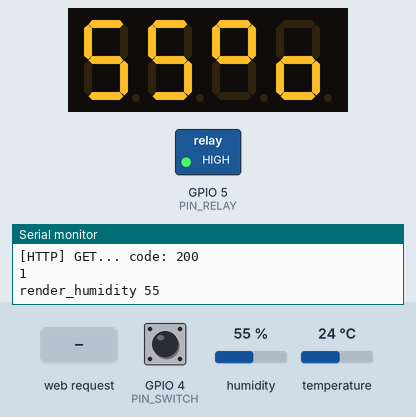
Bench run of a sketch on a simulated ESP8266 (NodeMCU). Parts: 4-digit seven-segment display, switched loads named in the sketch (green lamp = pin HIGH), the last lines printed to the serial monitor. Inputs (shaded band) come from the test bench; at power-on: GPIO 4 (PIN_SWITCH) HIGH, humidity 55 %, temperature 24 °C. WiFi joins after 1.5 s; servers stay silent unless stated; web services answer with replies made up by the test bench.

Above: at 3.1 s.
3.2 s: GPIO 4 (PIN_SWITCH) pulled LOW for 0.15 s
At 5.7 s:
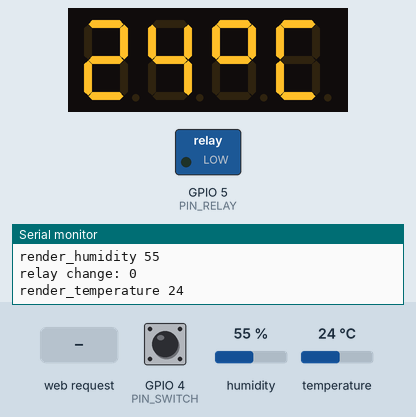
6.3 s: HTTP request GET /switch received
At 6.8 s:
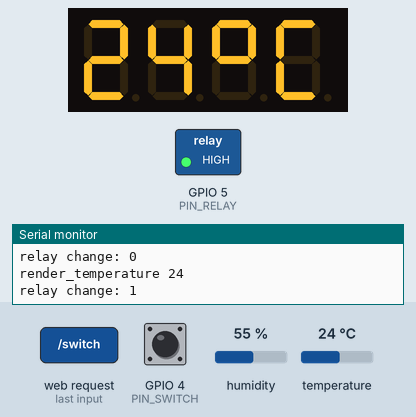
9.3 s: GPIO 4 (PIN_SWITCH) pulled LOW for 3.2 s
At 9.8 s:
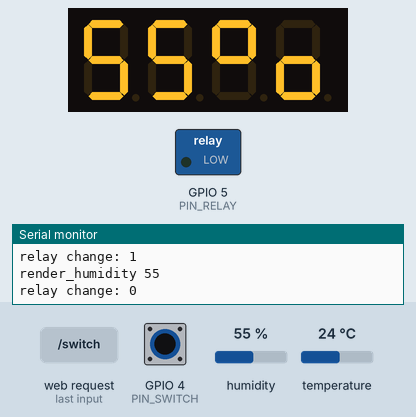
Timing chart, 0 to 14.0 s (numbered marks = the images above; inputs shaded):
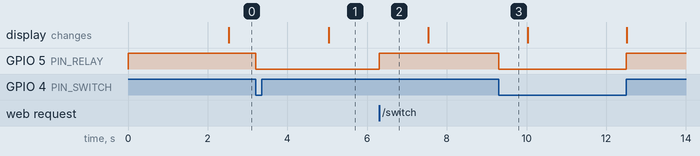

The sketch:

SmartSwitch.ino
```cpp
#include <LiquidCrystal_I2C.h>
#include "DHT.h"

#include <ESP8266WiFi.h>
#include <ESP8266HTTPClient.h>
#include <WiFiClient.h>
#include <ESP8266WebServer.h>

#include <WiFiManager.h>
#include <TM1637Display.h>
#include <Value.h>
#include <Timer.h>

#define PIN_TEMP      2
#define PIN_DISP_CLK  13
#define PIN_DISP_DIO  12
#define PIN_SWITCH    4
#define PIN_RELAY     5
#define AP_NAME       "SmartSwitch1"

DHT           dht_sensor(PIN_TEMP, DHT11);
TM1637Display disp(PIN_DISP_CLK, PIN_DISP_DIO);
ESP8266WebServer server(80);

Value<int> teplota( 0, 0, 99);
Value<int> vlhkost( 0, 0, 99 );
Value<int> relay( 1 );

void setup() {
  Serial.begin(9600);
  while(!Serial);
  pinMode(PIN_RELAY, OUTPUT);
  digitalWrite(PIN_RELAY, HIGH);
  pinMode(PIN_SWITCH, INPUT_PULLUP);

  attachInterrupt(digitalPinToInterrupt(PIN_SWITCH), switch_isr, CHANGE);

  dht_sensor.begin();

  disp.setBrightness(10);

  uint8_t data[] = { 0xff, 0xff, 0xff, 0xff };
  disp.setSegments(data);

  connect_to_wifi();

  server.on("/", handle_root);
  server.on("/switch", handle_switch);
  server.begin();
}

void read_sensors() {

  for (int i = 0; i < 3; ++i) {
    float t = dht_sensor.readTemperature();
    float h = dht_sensor.readHumidity();
    if (isnan(t) || isnan(h)) {
      Serial.println("sensors read failed!");
      Serial.println(t);
      Serial.println(h);
      delay(2000);
      continue;
    }
    teplota.set( t );
    vlhkost.set( h );
    Serial.println("sensors read ok");
    break;
  }
}

Timer switch_isr_debounce(200, false, false);
void handle_switch() {
  if (!switch_isr_debounce.started()) {
    switch_isr_debounce.start();
    relay.set( !relay.get() );
    server.send(200, "text/html", "<h1>set</h1>");
  }
}

void handle_root() {
  String message = "<html><head><meta name=\"viewport\" content=\"width=device-width, initial-scale=1.0\"></head><body>";
  message += "<h1>Teplota: ";
  message += teplota.get();
  message += "&deg;C</h1>";
  message += "<h1>Vlhkost: ";
  message += vlhkost.get();
  message += "%</h1>";
  message += "</body></html>";

  server.send(200, "text/html", message);
}

ICACHE_RAM_ATTR void switch_isr() {
  if (!switch_isr_debounce.started()) {
    switch_isr_debounce.start();
    relay.set( !relay.get() );
  }
}

Timer disp_change(2500, true, true);
void (*views[])() = {
  &render_temperature,
  &render_humidity,
};
int view_count = sizeof(views) / sizeof(*views);
unsigned long current_view = 0;

const uint8_t deg_celsius[2] = {
  SEG_A | SEG_B | SEG_F | SEG_G,
  SEG_A | SEG_F | SEG_E | SEG_D
};
const uint8_t percent[2] = {
  SEG_A | SEG_B | SEG_F | SEG_G,
  SEG_G | SEG_E | SEG_C | SEG_D
};

Timer time_to_send(0, true, true);
void loop() {
  switch_isr_debounce.tick();

  int is_time_to_send = time_to_send.tick();
  time_to_send.start(30000);

  if (disp_change.tick()) {
    views[ ++current_view % view_count ]();
  }

  if (relay.change()) {
    Serial.print("relay change: ");
    Serial.println(relay.get());
    digitalWrite(PIN_RELAY, digitalRead(PIN_RELAY) == LOW ? HIGH : LOW);
  }

  if (is_time_to_send) {
    read_sensors();
  }

  if (WiFi.status() == WL_CONNECTED) {

    if ( is_time_to_send && teplota.change() ) {
      send(1, teplota.get());
    }

    if ( is_time_to_send && vlhkost.change() ) {
      send(2, vlhkost.get());
    }

    server.handleClient();

  } else {
    connect_to_wifi();
  }
}
void send(int field, int value) {
  WiFiClient client;

  HTTPClient http;
  char format[] = "http://api.thingspeak.com/update?api_key=OKHVBY1KG4K61D7U&field%d=%d";
  char url[ sizeof(format) + 5 ];
  sprintf(url, format, field, value);

  Serial.print("[HTTP] send_temp begin...\n");
  Serial.println(url);
  if (http.begin(client, url)) {  // HTTP

    Serial.print("[HTTP] GET...\n");
    // start connection and send HTTP header
    int httpCode = http.GET();

    // httpCode will be negative on error
    if (httpCode > 0) {
      // HTTP header has been send and Server response header has been handled
      Serial.printf("[HTTP] GET... code: %d\n", httpCode);

      // file found at server
      if (httpCode == HTTP_CODE_OK || httpCode == HTTP_CODE_MOVED_PERMANENTLY) {
        String payload = http.getString();
        Serial.println(payload);
      }
    } else {
      Serial.printf("[HTTP] GET... failed, error: %s\n", http.errorToString(httpCode).c_str());
    }

    http.end();
  }
}

void render_temperature() {
  Serial.print("render_temperature ");
  Serial.println(teplota.get());
  disp.showNumberDec(teplota.get(), false, 2, 0);
  disp.setSegments(deg_celsius, 2, 2);
}

void render_humidity() {
  Serial.print("render_humidity ");
  Serial.println(vlhkost.get());
  disp.showNumberDec(vlhkost.get(), false, 2, 0);
  disp.setSegments(percent, 2, 2);
}

void connect_to_wifi() {
  WiFiManager wifiManager;
  wifiManager.autoConnect(AP_NAME);
}
```

Measured:
- after the input at 3.2 s, GPIO 5 (PIN_RELAY): HIGH → LOW at once
- after the input at 6.3 s, GPIO 5 (PIN_RELAY): LOW → HIGH at once
- after the input at 9.3 s, GPIO 5 (PIN_RELAY): HIGH → LOW at once, → HIGH 3.2 s later
